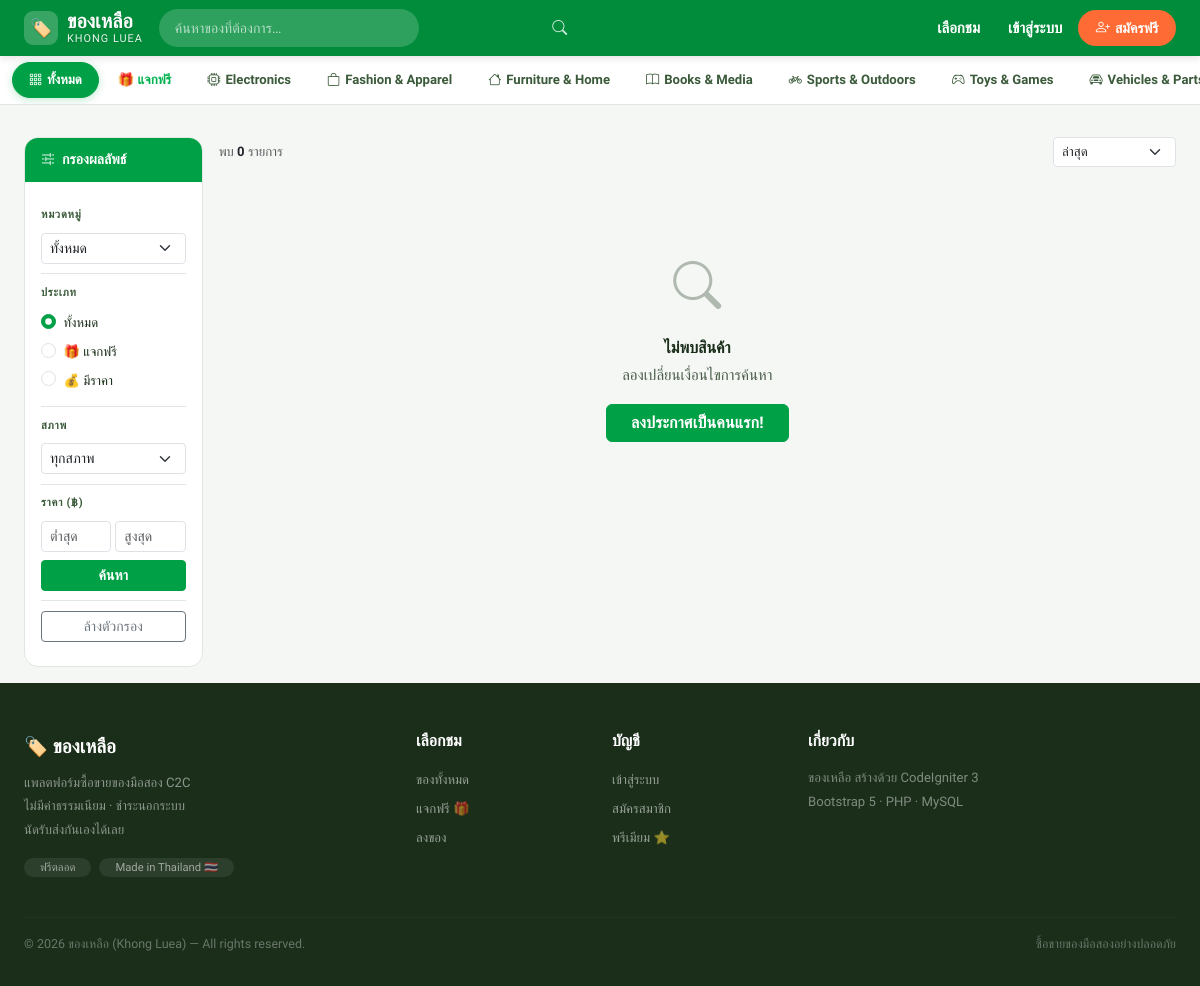
Screenshot of /index.php/frontend/items with the database file from the repository.
### tables this page shows
CREATE TABLE `categories` (
  `id`          INT(11)  UNSIGNED NOT NULL AUTO_INCREMENT,
  `parent_id`   INT(11)  UNSIGNED     NULL DEFAULT NULL,
  `name`        VARCHAR(100)      NOT NULL,
  `slug`        VARCHAR(120)      NOT NULL,
  `icon`        VARCHAR(100)          NULL DEFAULT NULL,
  `sort_order`  SMALLINT(5)  UNSIGNED NOT NULL DEFAULT 0,
  `is_active`   TINYINT(1)        NOT NULL DEFAULT 1,
  `created_at`  DATETIME          NOT NULL DEFAULT CURRENT_TIMESTAMP,
  PRIMARY KEY (`id`),
  UNIQUE KEY `uq_categories_slug` (`slug`),
  KEY `idx_categories_parent` (`parent_id`),
  CONSTRAINT `fk_categories_parent`
    FOREIGN KEY (`parent_id`) REFERENCES `categories` (`id`)
    ON DELETE SET NULL ON UPDATE CASCADE
);

### application/controllers/frontend/Items.php (called while the page is built, shortened)
<?php
class Items extends CI_Controller {
    public function __construct()
    {
        $this->load->model(['Item_model', 'Category_model', 'Image_model', 'Favorite_model']);
        $this->load->library('pagination');
    }
    public function index(): void
    {
        $filters = [
            'category_id' => $this->input->get('category_id'),
            'is_free'     => $this->input->get('is_free'),
            'condition'   => $this->input->get('condition'),
            'min_price'   => $this->input->get('min_price'),
            'max_price'   => $this->input->get('max_price'),
            'search'      => $this->input->get('q', TRUE),
            'sort'        => $this->input->get('sort') ?: 'newest',
        ];
        $total   = $this->Item_model->count_list($filters);
        $page    = max(1, (int)$this->input->get('page'));
        $offset  = ($page - 1) * ITEMS_PER_PAGE;
        $config = [
            'base_url'    => current_url() . '?' . http_build_query(array_filter($filters)),
            'total_rows'  => $total,
            'per_page'    => ITEMS_PER_PAGE,
            'uri_segment' => 0,
            'use_page_numbers' => TRUE,
            'query_string_segment' => 'page',
        ];
        $this->pagination->initialize($config);
        $data = [
            'title'      => 'Browse Items',
            'items'      => $this->Item_model->get_list($filters, ITEMS_PER_PAGE, $offset),
            'categories' => $this->Category_model->get_all_active(),
            'filters'    => $filters,
            'total'      => $total,
            'pagination' => $this->pagination->create_links(),
        ];
        $this->_render('items/index', $data);
    }
    private function _render(string $view, array $data = []): void
    {
        $this->load->view('layouts/frontend_layout', array_merge($data, ['content_view' => 'frontend/' . $view]));
    }
}

### index.php (called while the page is built, shortened)
<?php
require_once BASEPATH."core/CodeIgniter.php";

### application/helpers/auth_helper.php (called while the page is built, shortened)
<?php
if ( ! function_exists('is_logged_in')) {
    function is_logged_in(): bool {
        $CI =& get_instance();
        return (bool) $CI->session->userdata('user_id');
    }
}

### application/models/Category_model.php (called while the page is built, shortened)
<?php
class Category_model extends CI_Model {
    protected string $table = 'categories';
    public function get_all_active(): array
    {
        return $this->db->where('is_active', 1)->order_by('sort_order', 'ASC')->get($this->table)->result_array();
    }
}

### application/models/Item_model.php (called while the page is built, shortened)
<?php
class Item_model extends CI_Model {
    protected string $table = 'items';
    private function _base_query(array $filters = []): void
    {
        $this->db->select('items.*, users.name AS seller_name,
            (SELECT image_path FROM item_images WHERE item_id=items.id AND is_primary=1 LIMIT 1) AS primary_image')
            ->from($this->table)
            ->join('users', 'users.id = items.user_id')
            ->where('items.status', ITEM_ACTIVE)
            ->where('users.is_banned', 0);
    }
    public function get_list(array $filters = [], int $limit = ITEMS_PER_PAGE, int $offset = 0): array
    {
        $sort = $filters['sort'] ?? 'newest';
        switch ($sort) {
            default:
                $this->db->order_by('items.is_bumped', 'DESC')
                         ->order_by('items.is_highlighted', 'DESC')
                         ->order_by('items.created_at', 'DESC');
        }
        return $this->db->limit($limit, $offset)->get()->result_array();
    }
    public function count_list(array $filters = []): int
    {
        return $this->db->count_all_results();
    }
}

### application/views/frontend/items/index.php (the view, shortened to what this page needs)
<div class="container-fluid px-3 px-lg-4 py-3" style="max-width:1400px;margin:0 auto;">
  <div class="row g-3">
    <div class="col-lg-2 col-md-3 d-none d-md-block">
      <div class="kl-filter-card">
        <div class="kl-filter-head"><i class="bi bi-sliders2"></i>กรองผลลัพธ์</div>
        <div class="kl-filter-body">
          <form method="get" action="<?= site_url('items') ?>">
            <div class="kl-filter-section">
              <div class="kl-filter-label">หมวดหมู่</div>
              <select name="category_id" class="form-select form-select-sm" onchange="this.form.submit()">
                <option value="">ทั้งหมด</option>
              </select>
            </div>
            <div class="kl-filter-section">
              <div class="kl-filter-label">ประเภท</div>
              <?php foreach ([''=> 'ทั้งหมด','1'=>'🎁 แจกฟรี','0'=>'💰 มีราคา'] as $v=>$l): ?>
              <div class="form-check mb-1">
                <input class="form-check-input" type="radio" name="is_free" value="<?= $v ?>" id="t<?= $v ?>"
                       <?= (string)$filters['is_free']===(string)$v && ($v!=='' || $filters['is_free']===''||$filters['is_free']===NULL) ? 'checked' : ($v===''&&($filters['is_free']===NULL||$filters['is_free']==='')&&true?'checked':'') ?>
                       onchange="this.form.submit()">
                <label class="form-check-label small" for="t<?= $v ?>"><?= $l ?></label>
              </div>
              <?php endforeach; ?>
            </div>
            <div class="kl-filter-section">
              <div class="kl-filter-label">สภาพ</div>
              <select name="condition" class="form-select form-select-sm" onchange="this.form.submit()">
                <option value="">ทุกสภาพ</option>
              </select>
            </div>
            <div class="kl-filter-section">
              <div class="kl-filter-label">ราคา (฿)</div>
              <div class="row g-1">
                <div class="col-6"><input type="number" name="min_price" class="form-control form-control-sm" placeholder="ต่ำสุด" value="<?= htmlspecialchars($filters['min_price']??'') ?>"></div>
                <div class="col-6"><input type="number" name="max_price" class="form-control form-control-sm" placeholder="สูงสุด" value="<?= htmlspecialchars($filters['max_price']??'') ?>"></div>
              </div>
              <button type="submit" class="btn btn-primary btn-sm w-100 mt-2 fw-600">ค้นหา</button>
            </div>
            <div class="kl-filter-section">
              <a href="<?= site_url('items') ?>" class="btn btn-outline-secondary btn-sm w-100">ล้างตัวกรอง</a>
            </div>
          </form>
        </div>
      </div>
    </div>
    <div class="col-lg-10 col-md-9">
      <div class="d-flex justify-content-between align-items-center mb-3 flex-wrap gap-2">
        <div class="text-muted small">
          พบ <strong class="text-dark"><?= number_format($total) ?></strong> รายการ
        </div>
        <div class="d-flex gap-2 align-items-center">
          <select class="form-select form-select-sm w-auto" onchange="location.href=this.value" style="font-size:.83rem;">
            <?php $sorts=['newest'=>'ล่าสุด','price_asc'=>'ราคาน้อย→มาก','price_desc'=>'ราคามาก→น้อย'];
            foreach ($sorts as $v=>$l):
              $url=site_url('items?').http_build_query(array_merge(array_filter($filters),['sort'=>$v])); ?>
            <option value="<?= $url ?>" <?= $filters['sort']===$v?'selected':'' ?>><?= $l ?></option>
            <?php endforeach; ?>
          </select>
        </div>
      </div>
      <?php if (empty($items)): ?>
        <div class="kl-empty" style="padding:4rem 1rem;">
          <i class="bi bi-search"></i>
          <h6>ไม่พบสินค้า</h6>
          <p class="mb-3">ลองเปลี่ยนเงื่อนไขการค้นหา</p>
          <a href="<?= site_url('items/create') ?>" class="btn btn-primary px-4">ลงประกาศเป็นคนแรก!</a>
        </div>
      <?php endif; ?>
    </div>
  </div>
</div>

### application/views/partials/navbar.php (shortened to what this page needs)
<nav class="kl-navbar navbar navbar-expand-lg">
  <div class="container-fluid px-3 px-lg-4 d-flex align-items-center gap-2 gap-lg-3" style="max-width:1400px;margin:0 auto;">
    <a class="navbar-brand me-0" href="<?= site_url('/') ?>">
      <div class="brand-logo">🏷️</div>
      <div class="brand-th">ของเหลือ<span>KHONG LUEA</span></div>
    </a>
    <div class="kl-search d-none d-lg-flex flex-grow-1 position-relative" style="max-width:420px;">
      <form action="<?= site_url('items') ?>" method="get" style="width:100%;">
        <input class="form-control" type="search" name="q" placeholder="ค้นหาของที่ต้องการ…"
               value="<?= htmlspecialchars($this->input->get('q', TRUE) ?? '') ?>">
        <button type="submit" class="btn-search"><i class="bi bi-search"></i></button>
      </form>
    </div>
    <div class="collapse navbar-collapse" id="klNav">
      <ul class="navbar-nav ms-auto align-items-lg-center gap-1">
        <li class="nav-item d-none d-lg-block">
          <a class="nav-link" href="<?= site_url('items') ?>">เลือกชม</a>
        </li>
        <?php if (is_logged_in()): ?>
          <?php $user = current_user(); ?>
          <li class="nav-item">
            <a class="btn-post ms-1" href="<?= site_url('items/create') ?>">
              <i class="bi bi-plus-lg"></i>ลงของ
            </a>
          </li>
          <li class="nav-item position-relative">
            <a class="nav-link" href="<?= site_url('chat') ?>" title="ข้อความ">
              <i class="bi bi-chat-dots fs-5"></i>
            </a>
          </li>
          <li class="nav-item">
            <a class="nav-link" href="<?= site_url('favorites') ?>" title="ของที่ถูกใจ">
              <i class="bi bi-heart fs-5"></i>
            </a>
          </li>
          <li class="nav-item dropdown">
            <a class="nav-link dropdown-toggle d-flex align-items-center gap-2 pe-0" href="#" data-bs-toggle="dropdown">
              <?php if ($user['avatar']): ?>
                <img src="<?= base_url($user['avatar']) ?>" class="rounded-circle"
                     width="30" height="30" style="object-fit:cover;border:2px solid rgba(255,255,255,.5);" alt="">
              <?php else: ?>
                <div class="rounded-circle d-flex align-items-center justify-content-center fw-800"
                     style="width:30px;height:30px;background:rgba(255,255,255,.25);color:#fff;font-size:13px;">
                  <?= strtoupper(mb_substr($user['name'],0,1)) ?>
                </div>
              <?php endif; ?>
              <span class="d-none d-xl-inline" style="font-size:.88rem;"><?= htmlspecialchars(explode(' ',$user['name'])[0]) ?></span>
            </a>
            <ul class="dropdown-menu dropdown-menu-end">
              <li class="px-3 pt-2 pb-1">
                <div class="fw-700" style="font-size:.88rem;"><?= htmlspecialchars($user['name']) ?></div>
                <div class="text-muted" style="font-size:.73rem;"><?= htmlspecialchars($user['email']) ?></div>
              </li>
              <li><hr class="dropdown-divider my-1"></li>
              <li><a class="dropdown-item" href="<?= site_url('profile/'.urlencode($user['name'])) ?>"><i class="bi bi-person me-2 text-muted"></i>โปรไฟล์ของฉัน</a></li>
              <li><a class="dropdown-item" href="<?= site_url('profile/my-listings') ?>"><i class="bi bi-grid me-2 text-muted"></i>ของที่ลงไว้</a></li>
              <li><a class="dropdown-item" href="<?= site_url('credits') ?>">
                <i class="bi bi-coin me-2 text-warning"></i>เครดิต: <strong class="text-primary"><?= number_format($user['credits']) ?></strong></a></li>
              <li><a class="dropdown-item" href="<?= site_url('premium') ?>"><i class="bi bi-star me-2 text-warning"></i>แพ็กเกจพรีเมียม</a></li>
              <li><hr class="dropdown-divider my-1"></li>
              <?php if (is_admin()): ?>
                <li><a class="dropdown-item text-danger" href="<?= site_url('admin') ?>"><i class="bi bi-shield-lock me-2"></i>Admin Panel</a></li>
                <li><hr class="dropdown-divider my-1"></li>
              <?php endif; ?>
              <li><a class="dropdown-item" href="<?= site_url('logout') ?>"><i class="bi bi-box-arrow-right me-2 text-muted"></i>ออกจากระบบ</a></li>
            </ul>
          </li>
        <?php else: ?>
          <li class="nav-item"><a class="nav-link" href="<?= site_url('login') ?>">เข้าสู่ระบบ</a></li>
          <li class="nav-item"><a class="btn-post" href="<?= site_url('register') ?>"><i class="bi bi-person-plus"></i>สมัครฟรี</a></li>
        <?php endif; ?>
      </ul>
    </div>
  </div>
</nav>
<div class="kl-catbar">
  <div class="kl-catbar-inner">
    <a href="<?= site_url('items') ?>" class="<?= !$this->input->get('category_id') && !$this->input->get('is_free') ? 'active' : '' ?>">
      <i class="bi bi-grid-3x3-gap"></i> ทั้งหมด
    </a>
    <a href="<?= site_url('items?is_free=1') ?>" class="<?= $this->input->get('is_free')==='1' ? 'active' : '' ?>"
       style="<?= $this->input->get('is_free')==='1' ? '' : 'color:#00b14f;font-weight:600;' ?>">
      🎁 แจกฟรี
    </a>
    <?php
    try {
        $_cats = $this->Category_model->get_all_active();
    } catch (Throwable $e) {
        $_cats = [];
    }
    foreach ($_cats as $c): ?>
    <a href="<?= site_url('items?category_id='.$c['id']) ?>"
       class="<?= $this->input->get('category_id') == $c['id'] ? 'active' : '' ?>">
      <i class="bi <?= htmlspecialchars($c['icon']) ?>"></i> <?= htmlspecialchars($c['name']) ?>
    </a>
    <?php endforeach; ?>
  </div>
</div>

### rows the page displays
categories: name "Electronics"
categories: name "Fashion & Apparel"
categories: name "Furniture & Home"
categories: name "Books & Media"
categories: name "Sports & Outdoors"
categories: name "Toys & Games"
categories: name "Vehicles &…"

### other values shown
$l "ทั้งหมด"
$l "🎁 แจกฟรี"
$l "💰 มีราคา"
$total "0"
form field value "ล่าสุด"
